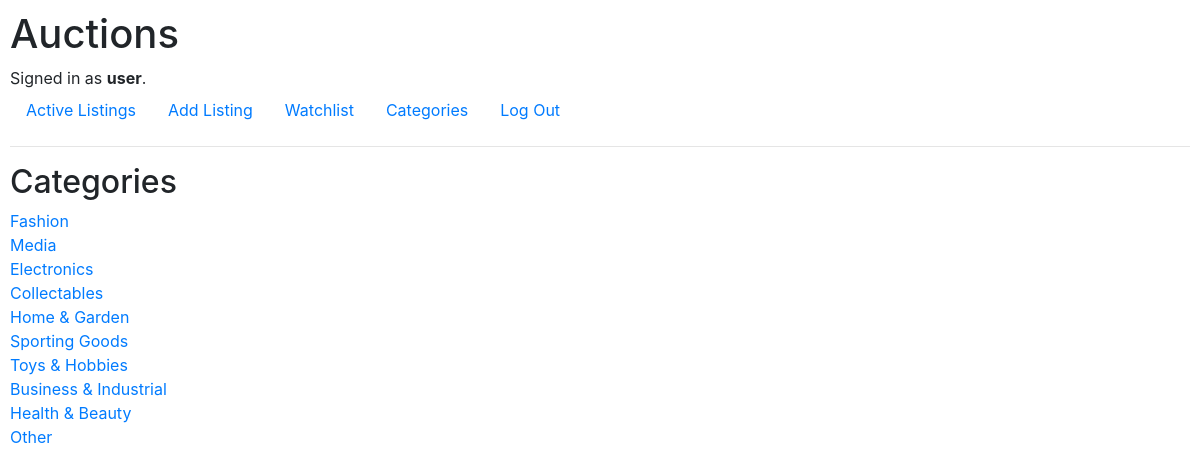
The page /categories (signed in) on the database its author committed.
### auctions/models.py (models this page shows, shortened)
class User(AbstractUser):
    pass

class Category(models.Model):
    name = models.CharField(max_length=64, null=True)
    listing = models.ManyToManyField(Listing, related_name="listings", blank=True)

### auctions/views.py (the view)
# urls.py: path("categories", views.categories, name="categories"),
def categories(request):
    return render(request, "auctions/categories.html", {
        "categories": Category.objects.all()
    })

### auctions/templates/auctions/categories.html
{% extends "auctions/layout.html" %}
{% block body %}
<h2>Categories</h2>
{% for category in categories %}
    <a href="{% url 'category' category.id %}">{{category.name}}</a><br>
{% endfor %}
{% endblock %}

### auctions/templates/auctions/layout.html (shortened to what this page needs)
{% load static %}
<!DOCTYPE html>
<html lang="en">
    <head>
        <link rel="stylesheet" href="https://stackpath.bootstrapcdn.com/bootstrap/4.4.1/css/bootstrap.min.css">
        <link href="{% static 'auctions/styles.css' %}" rel="stylesheet">
    </head>
    <body>
        <h1>Auctions</h1>
        <div>
            {% if user.is_authenticated %}
                Signed in as <strong>{{ user.username }}</strong>.
            {% else %}
                Not signed in.
            {% endif %}
        </div>
        <ul class="nav">
            <li class="nav-item">
                <a class="nav-link" href="{% url 'index' %}">Active Listings</a>
            </li>
            {% if user.is_authenticated %}
                <li class="nav-item">
                    <a class="nav-link" href="{% url 'addListing' %}">Add Listing</a>
                </li>
                <li class="nav-item">
                    <a class="nav-link" href="{% url 'watchlist' %}">Watchlist</a>
                </li>
                <li class="nav-item">
                    <a class="nav-link" href="{% url 'categories' %}">Categories</a>
                </li>
                <li class="nav-item">
                    <a class="nav-link" href="{% url 'logout' %}">Log Out</a>
                </li>
            {% endif %}
        </ul>
        <hr>
        {% block body %}
        {% endblock %}
    </body>
</html>

### auctions/static/auctions/styles.css (style rules this page uses)
body { padding: 10px; }

### rows shown on the page
User: username "user"
Category: name "Fashion"
Category: name "Media"
Category: name "Electronics"
Category: name "Collectables"
Category: name "Home & Garden"
Category: name "Sporting Goods"
Category: name "Toys & Hobbies"
Category: name "Business & Industrial"
Category: name "Health & Beauty"
Category: name "Other"
